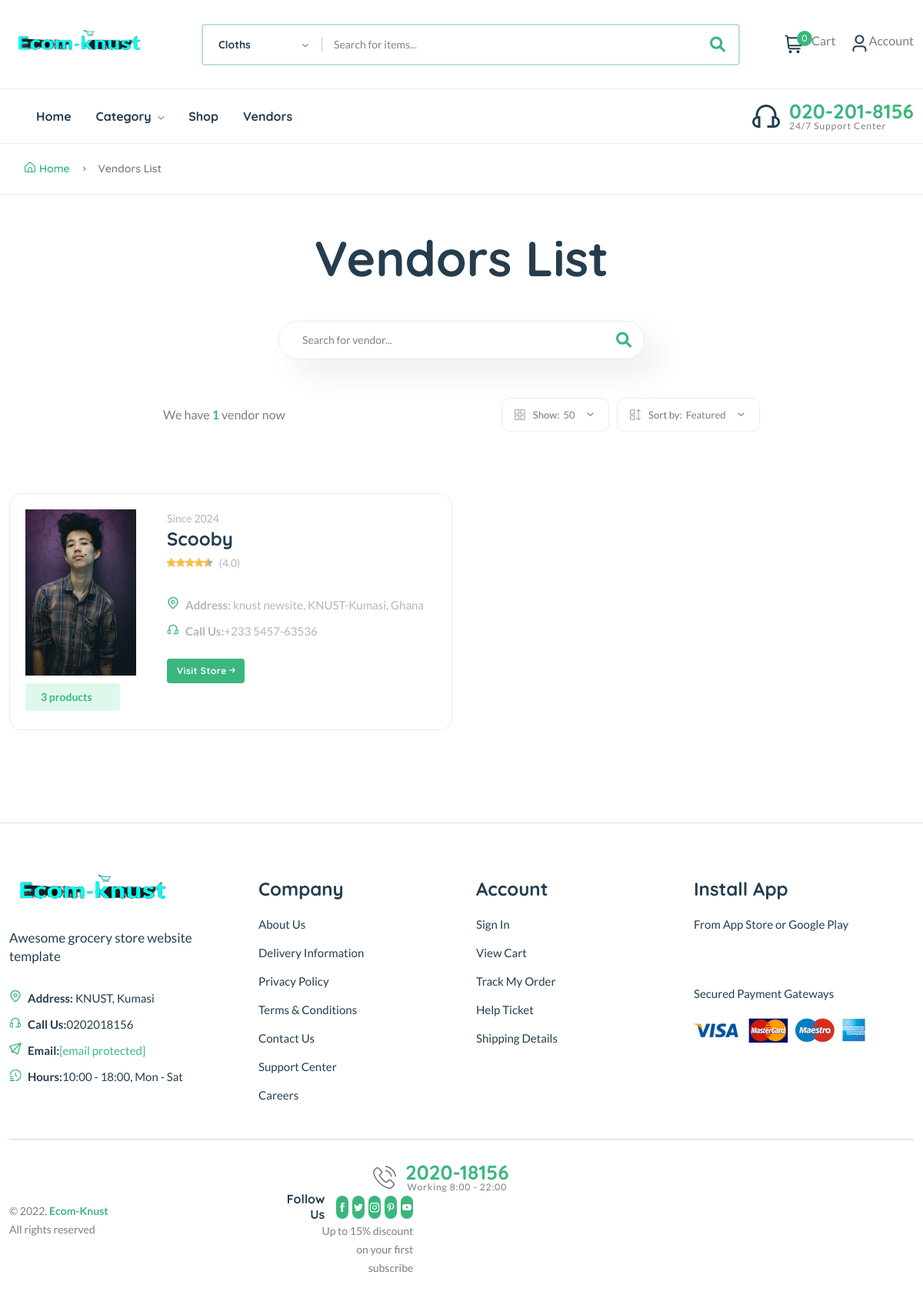
Screenshot of /vendor/ with the database file from the repository.
### core/models.py (models this page shows, shortened)
class Vendor(models.Model):
    vid = ShortUUIDField(unique=True, length=10, max_length=20, prefix="ven", alphabet="abcdefgh12345")
    title = models.CharField(max_length=100, default="Charmy")
    image = models.ImageField(upload_to=user_directory_path, default="vendor.jpg")
    cover_image = models.ImageField(upload_to=user_directory_path, default="vendor.jpg")
    description = RichTextUploadingField(null=True, blank=True, default="This is a vendor")
    address = models.CharField(max_length=100, default="knust newsite, KNUST-Kumasi")
    contact = models.CharField(max_length=100, default=("+233 5457-63536"))
    user = models.OneToOneField(User, on_delete=models.CASCADE, unique=True)
    date = models.DateTimeField(auto_now_add=True, null=True, blank=True)
    paystack_payment_intent = models.CharField(max_length=1000, null=True, blank=True)
    class Meta:
        verbose_name_plural = "Vendors"

### core/views.py (the view)
# urls.py: path('vendor/', views.vendor_list, name='vendor-list'),
def vendor_list(request):
    vendors = Vendor.objects.all()
    context = {
        'vendors': vendors
    }
    return render(request, 'core/vendor_list.html', context)

### core/context_processor.py (called while the page is built)
def default(request):
    user = request.user
    categories = Category.objects.all()
    vendors = Vendor.objects.all()
    min_max_price = Product.objects.aggregate(Min("price"), Max("price"))
    try:
        address = Address.objects.get(user=request.user)
    except:
        address = None
    return {
        'user': user,
        'categories': categories,
        'address': address,
        'vendors': vendors,
        'min_max_price': min_max_price,
    }

### core/models.py (called while the page is built)
    def __str__(self):
        return self.title

### templates/core/vendor_list.html (shortened to what this page needs)
{% extends "partials/base.html" %}
{% load static %}
{% block content %}
    <main class="main pages mb-80">
        <div class="page-header breadcrumb-wrap">
            <div class="container">
                <div class="breadcrumb">
                    <a href="{% url 'core:index' %}" rel="nofollow"><i class="fi-rs-home mr-5"></i>Home</a>
                    <span></span> Vendors List
                </div>
            </div>
        </div>
        <div class="page-content pt-50">
            <div class="container">
                <div class="archive-header-2 text-center">
                    <h1 class="display-2 mb-50">Vendors List</h1>
                    <div class="row">
                        <div class="col-lg-5 mx-auto">
                            <div class="sidebar-widget-2 widget_search mb-50">
                                <div class="search-form">
                                    <div class="search-style-2">
                                        <form action="{% url 'core:search' %}"  method="GET">
                                            <input type="text" name="q" placeholder="Search for vendor..." />
                                            <button type="submit">
                                                <i class="fas fa-search"></i>
                                            </button>
                                        </form>
                                    </div>
                                </div>
                            </div>
                        </div>
                    </div>
                </div>
                <div class="row mb-50">
                    <div class="col-12 col-lg-8 mx-auto">
                        <div class="shop-product-fillter">
                            <div class="totall-product">
                                <p>We have <strong class="text-brand">{{vendors.count}}</strong> vendor{{vendors.count|pluralize}} now</p>
                            </div>
                            <div class="sort-by-product-area">
                                <div class="sort-by-cover mr-10">
                                    <div class="sort-by-product-wrap">
                                        <div class="sort-by">
                                            <span><i class="fi-rs-apps"></i>Show:</span>
                                        </div>
                                        <div class="sort-by-dropdown-wrap">
                                            <span> 50 <i class="fi-rs-angle-small-down"></i></span>
                                        </div>
                                    </div>
                                </div>
                                <div class="sort-by-cover">
                                    <div class="sort-by-product-wrap">
                                        <div class="sort-by">
                                            <span><i class="fi-rs-apps-sort"></i>Sort by:</span>
                                        </div>
                                        <div class="sort-by-dropdown-wrap">
                                            <span> Featured <i class="fi-rs-angle-small-down"></i></span>
                                        </div>
                                    </div>
                                </div>
                            </div>
                        </div>
                    </div>
                </div>
                <div class="row vendor-grid">
                    {% for vendor in vendors %}
                        <div class="col-lg-6 col-md-6 col-12 col-sm-6">
                            <div class="vendor-wrap style-2 mb-40">
                                <div class="vendor-img-action-wrap">
                                    <div class="vendor-img">
                                        <a href="{% url 'core:vendor-detail' vendor.vid %}">
                                            <img class="default-img" src="{{vendor.image.url}}" alt="" />
                                        </a>
                                    </div>
                                    <div class="mt-10">
                                        <span class="font-small total-product">{{vendor.vendor.count}} product{{vendor.vendor.count|pluralize}}</span>
                                    </div>
                                </div>
                                <div class="vendor-content-wrap">
                                    <div class="mb-30">
                                        <div class="product-category">
                                            <span class="text-muted">Since {{vendor.date|date:"Y"}}</span>
                                        </div>
                                        <h4 class="mb-5"><a href="{% url 'core:vendor-detail' vendor.vid %}">{{vendor.title}}</a></h4>
                                        <div class="product-rate-cover">
                                            <div class="product-rate d-inline-block">
                                                <div class="product-rating" style="width: 90%"></div>
                                            </div>
                                            <span class="font-small ml-5 text-muted"> (4.0)</span>
                                        </div>
                                        <div class="vendor-info d-flex justify-content-between align-items-end mt-30">
                                            <ul class="contact-infor text-muted">
                                                <li><img src="{% static 'assets/imgs/theme/icons/icon-location.svg' %}" alt="" /><strong>Address: </strong> <span>{{vendor.address}}</span></li>
                                                <li><img src="{% static 'assets/imgs/theme/icons/icon-contact.svg' %}" alt="" /><strong>Call Us:</strong><span>{{vendor.contact}}</span></li>
                                            </ul>
                                        </div>
                                        <br>
                                        <a href="{% url 'core:vendor-detail' vendor.vid %}" class="btn btn-xs">Visit Store <i class="fi-rs-arrow-small-right"></i></a>
                                    </div>
                                </div>
                            </div>
                        </div>
                    {% endfor %}
                </div>
            </div>
        </div>
    </main>
{% endblock content %}

### rows the page displays
Vendor: image (picture), vendor.count "3", date "2024", title "Scooby", address "knust newsite, KNUST-Kumasi, Ghana", contact "+233 5457-63536"

### other values shown
{{ request.session.cart_data_obj|length }} "0"
{{ vendors.count }} "1"
